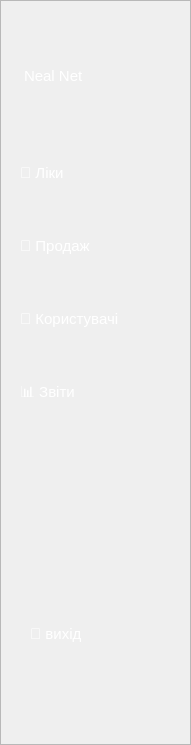
     <widget class="QFrame" name="frame">
      <property name="geometry">
       <rect>
        <x>11</x>
        <y>11</y>
        <width>191</width>
        <height>745</height>
       </rect>
      </property>
      <property name="sizePolicy">
       <sizepolicy hsizetype="Preferred" vsizetype="Expanding">
        <horstretch>0</horstretch>
        <verstretch>0</verstretch>
       </sizepolicy>
      </property>
      <property name="minimumSize">
       <size>
        <width>0</width>
        <height>745</height>
       </size>
      </property>
      <property name="maximumSize">
       <size>
        <width>191</width>
        <height>16777215</height>
       </size>
      </property>
      <property name="styleSheet">
       <string notr="true">QFrame#frame {
    background-color: #2b2d42;
    border-radius: 15px;
}

QPushButton {
    background-color: transparent;
    color: white;
    border: none;
    border-radius: 12px;
    padding: 12px 18px;
    text-align: left;
    font-size: 15px;
}

QPushButton:hover {
    background-color: #6C4DFF;
}</string>
      </property>
      <property name="frameShape">
       <enum>QFrame::Shape::StyledPanel</enum>
      </property>
      <property name="frameShadow">
       <enum>QFrame::Shadow::Raised</enum>
      </property>
      <widget class="QPushButton" name="logoutButton">
       <property name="geometry">
        <rect>
         <x>20</x>
         <y>610</y>
         <width>201</width>
         <height>48</height>
        </rect>
       </property>
       <property name="minimumSize">
        <size>
         <width>128</width>
         <height>48</height>
        </size>
       </property>
       <property name="cursor">
        <cursorShape>PointingHandCursor</cursorShape>
       </property>
       <property name="styleSheet">
        <string notr="true">QPushButton {
    background-color: transparent;
    color: white;
    border: none;
    border-radius: 12px;
    padding-left:10px;
    text-align: left;
    font-size: 15px;
}

QPushButton:hover {
    background-color: #6C4DFF;
}</string>
       </property>
       <property name="text">
        <string>🚪 вихід</string>
       </property>
      </widget>
      <widget class="QWidget" name="widget" native="true">
       <property name="geometry">
        <rect>
         <x>10</x>
         <y>130</y>
         <width>201</width>
         <height>311</height>
        </rect>
       </property>
       <layout class="QVBoxLayout" name="verticalLayout">
        <item>
         <widget class="QPushButton" name="medicinesButton">
          <property name="minimumSize">
           <size>
            <width>150</width>
            <height>48</height>
           </size>
          </property>
          <property name="cursor">
           <cursorShape>PointingHandCursor</cursorShape>
          </property>
          <property name="styleSheet">
           <string notr="true">QPushButton {
    background-color: transparent;
    color: white;
    border: none;
    border-radius: 12px;
    padding-left: 10px;
    text-align: left;
    font-size: 15px;
}

QPushButton:hover {
    background-color: #6C4DFF;
}
QPushButton[active=&quot;true&quot;] {
    background-color: #6C4DFF;
}</string>
          </property>
          <property name="text">
           <string>💊 Ліки</string>
          </property>
         </widget>
        </item>
        <item>
         <widget class="QPushButton" name="salesButton">
          <property name="minimumSize">
           <size>
            <width>128</width>
            <height>48</height>
           </size>
          </property>
          <property name="cursor">
           <cursorShape>PointingHandCursor</cursorShape>
          </property>
          <property name="styleSheet">
           <string notr="true">QPushButton {
    background-color: transparent;
    color: white;
    border: none;
    border-radius: 12px;
    padding-left: 10px;
    text-align: left;
    font-size: 15px;
}

QPushButton:hover {
    background-color: #6C4DFF;
}
QPushButton[active=&quot;true&quot;] {
    background-color: #6C4DFF;
}</string>
          </property>
          <property name="text">
           <string>🛒 Продаж</string>
          </property>
         </widget>
        </item>
        <item>
         <widget class="QPushButton" name="usersButton">
          <property name="minimumSize">
           <size>
            <width>128</width>
            <height>48</height>
           </size>
          </property>
          <property name="cursor">
           <cursorShape>PointingHandCursor</cursorShape>
          </property>
          <property name="styleSheet">
           <string notr="true">QPushButton {
    background-color: transparent;
    color: white;
    border: none;
    border-radius: 12px;
    padding-left: 10px;
    text-align: left;
    font-size: 15px;
}

QPushButton:hover {
    background-color: #6C4DFF;
}
QPushButton[active=&quot;true&quot;] {
    background-color: #6C4DFF;
}</string>
          </property>
          <property name="text">
           <string>👥 Користувачі</string>
          </property>
         </widget>
        </item>
        <item>
         <widget class="QPushButton" name="reportsButton">
          <property name="minimumSize">
           <size>
            <width>128</width>
            <height>48</height>
           </size>
          </property>
          <property name="cursor">
           <cursorShape>PointingHandCursor</cursorShape>
          </property>
          <property name="styleSheet">
           <string notr="true">QPushButton {
    background-color: transparent;
    color: white;
    border: none;
    border-radius: 12px;
    padding-left: 10px;
    text-align: left;
    font-size: 15px;
}

QPushButton:hover {
    background-color: #6C4DFF;
}
QPushButton[active=&quot;true&quot;] {
    background-color: #6C4DFF;
}</string>
          </property>
          <property name="text">
           <string>📊 Звіти</string>
          </property>
         </widget>
        </item>
       </layout>
      </widget>
      <widget class="QLabel" name="label_17">
       <property name="geometry">
        <rect>
         <x>10</x>
         <y>50</y>
         <width>171</width>
         <height>51</height>
        </rect>
       </property>
       <property name="styleSheet">
        <string notr="true">    background-color: transparent;
    color: white;
    border: none;
    border-radius: 12px;
    padding-left: 10px;
    text-align: left;
    font-size: 15px;
font: 900 italic 18pt &quot;Segoe UI&quot;;</string>
       </property>
       <property name="text">
        <string>Neal Net</string>
       </property>
      </widget>
     </widget>
